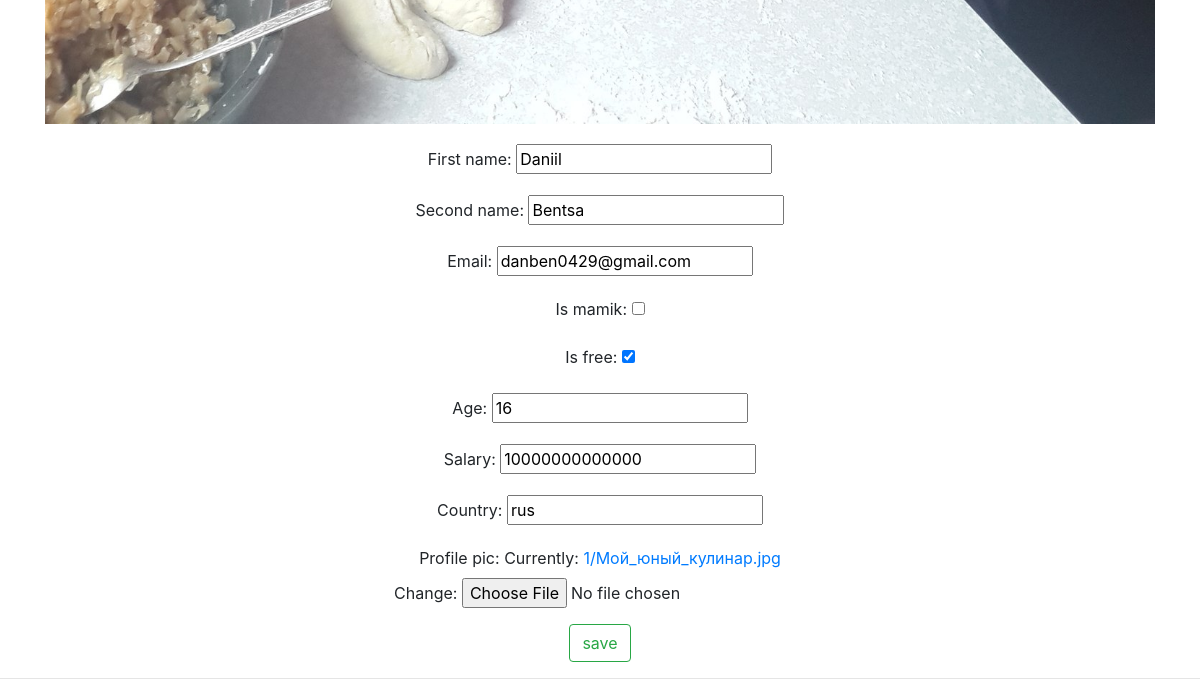
The app's page /account (signed in, lower part), older data.
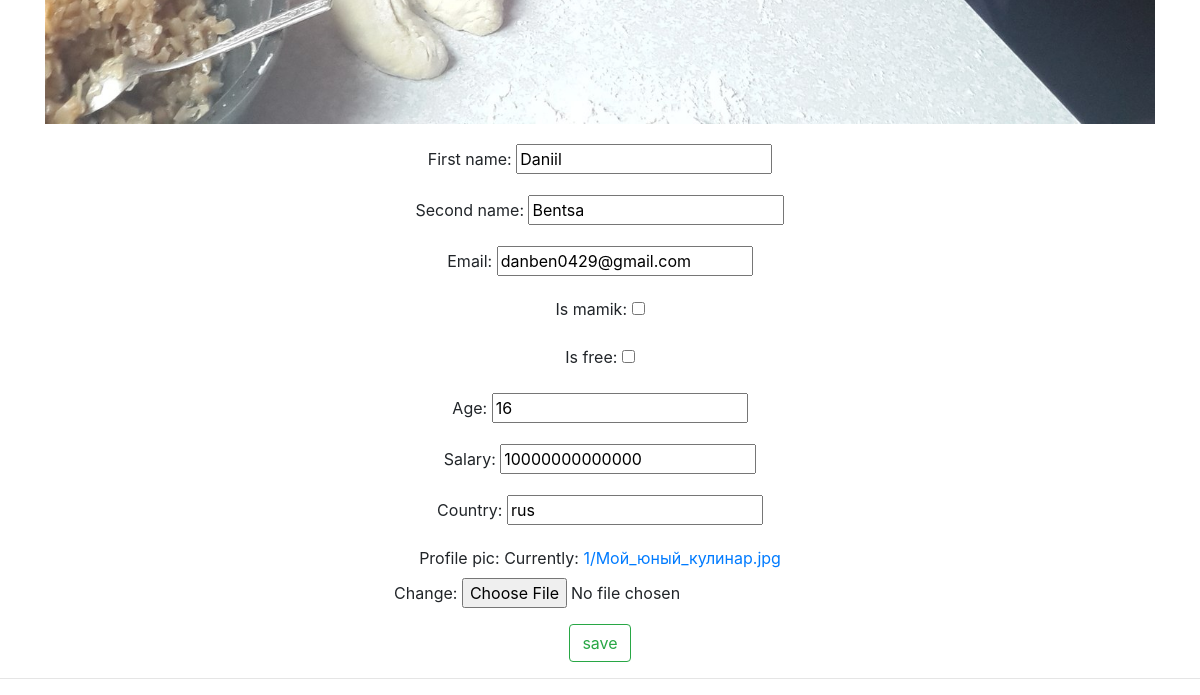
The same page, newer data.
### main/models.py (models this page shows, shortened)
class Seeker(models.Model):
    user = models.OneToOneField(User, on_delete=models.CASCADE)
    first_name = models.CharField(max_length=100, default='None')
    second_name = models.CharField(max_length=100, default='None')
    email = models.CharField(max_length=100)
    is_mamik = models.BooleanField(default=False)
    is_free = models.BooleanField(default=True)
    age = models.IntegerField(default=-1)
    salary = models.IntegerField(default=0)
    country = models.CharField(max_length=4, default='None')
    loyalty_points = models.IntegerField(default=0)
    profile_pic = models.ImageField(upload_to=image_directory_path, default="olikpipi.png")

### main/views.py (the view)
# urls.py: path('account', views.accountSettings, name='account'),
@login_required(login_url="main:login")
def accountSettings(request):
    seeker = request.user.seeker
    form = SeekerForm(instance=seeker)
    if request.method == "POST":
        form = SeekerForm(request.POST, request.FILES, instance=seeker)
        if form.is_valid():
            form.save()
    context = {"form" : form}
    return render(request, "main/account_settings.html", context)

### main/forms.py
class SeekerForm(ModelForm):
    class Meta:
        model = Seeker
        fields = "__all__"
        exclude = ["user", "loyalty_points"]

### main/templates/main/account_settings.html (shortened to what this page needs)
{% extends 'main/main.html' %}
{% block content %}
{% load static %}
<div class="container text-center">
    <div class="row">
        <img src="{{user.seeker.profile_pic.url}}" class="fit-image col-12 has-margin">
    </div>
</div>
<div class="container has-margin">
    <div class="row">
        <form method="POST" action="" enctype="multipart/form-data" class="col-12 text-center">
            {{form.as_p}}
            <input type="submit" name="Update Information" class="btn btn-outline-success" value="save">
        </form>
    </div>
</div>
{% endblock content %}

### main/templates/main/main.html (shortened to what this page needs)
{% load static %}
<!DOCTYPE html>
<html>
<head>
    <link rel="stylesheet" href="https://stackpath.bootstrapcdn.com/bootstrap/4.3.1/css/bootstrap.min.css">
</head>
<body>
    <div>
    {% block content %}
    {% endblock %}
    </div>
    <hr>
</body>
</html>

### main/templates/main/navbar.html (shortened to what this page needs)
{% load static %}

### main/templates/main/account_settings.html (style rules this page uses)
.fit-image { width: 100%; height: 100%; object-fit: cover; }
.has-margin { margin-top: 10px; margin-bottom: 10px; }

Row changes from the older to the newer data that the page shows:
changed Seeker "Daniil": is_free "☑" → "☐"
